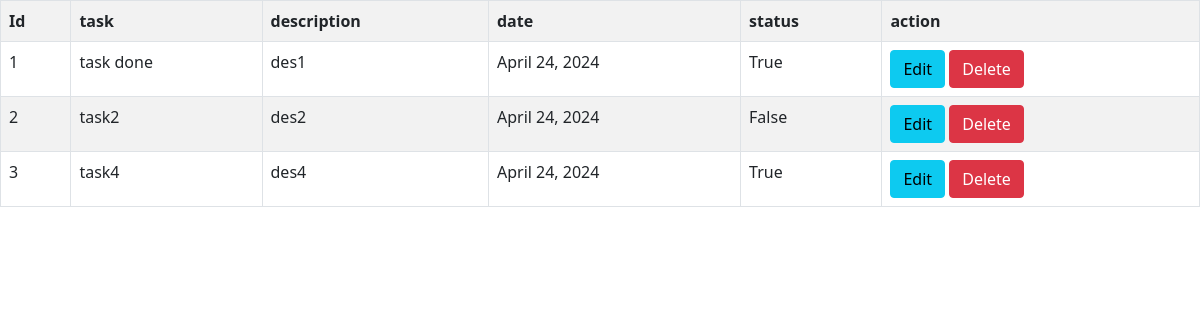
Before: /detail (signed in) with the older database file.
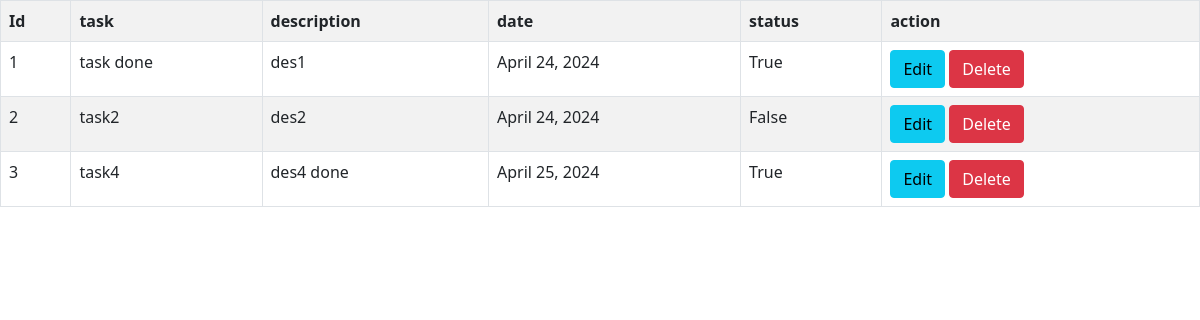
After: the same page with the newer database file.
### todoapp/models.py (models this page shows)
class todoModel(models.Model):
    user=models.ForeignKey(User,on_delete=models.CASCADE)
    task=models.CharField(max_length=100)
    description=models.CharField(max_length=100)
    date=models.DateField(auto_now=True)
    status=models.BooleanField(default=False)

### todoapp/views.py (the view)
# urls.py: path('detail',views.TodoList.as_view(),name="detail_todo"),
class TodoList(View):
     def get(self,request,*args,**kwargs):
        if request.user.is_authenticated:
            data=todoModel.objects.filter(user=request.user)
            return render(request,'todolist.html',{'list':data})
        else:
            return redirect('login_view')

### todoapp/templates/todolist.html (shortened to what this page needs)
<!DOCTYPE html>
<html lang="en">
  <head>
    <link
      rel="stylesheet"
      href="https://cdnjs.cloudflare.com/ajax/libs/twitter-bootstrap/5.0.0-beta1/css/bootstrap.min.css"
    />
    <link
      rel="stylesheet"
      href="https://cdnjs.cloudflare.com/ajax/libs/font-awesome/5.15.2/css/all.min.css"
    />
  </head>
  <body>
<table class="table table-bordered table-striped ">
    <tr>
        <th>Id</th>
        <th>task</th>
        <th>description</th>
        <th>date</th>
        <th>status</th>
        <th>action</th>
    </tr>
    {% for i in list %}
    <tr>
        <td>{{i.id}}</td>
        <td>{{i.task}}</td>
        <td>{{i.description}}</td>
        <td>{{i.date}}</td>
        <td>{{i.status}}</td>
        <td>
            <a href="{% url 'edit_view' i.id %}" class="btn btn-info">Edit</a>
            <a href="{% url 'delete_view' i.id %}" class="btn btn-danger">Delete</a>
        </td>
    </tr>
    {% endfor %}
</table>
  </body>
</html>

Changed rows visible on the page:
changed todoModel "task4": description "des4" → "des4 done"; date "April 24, 2024" → "April 25, 2024"
